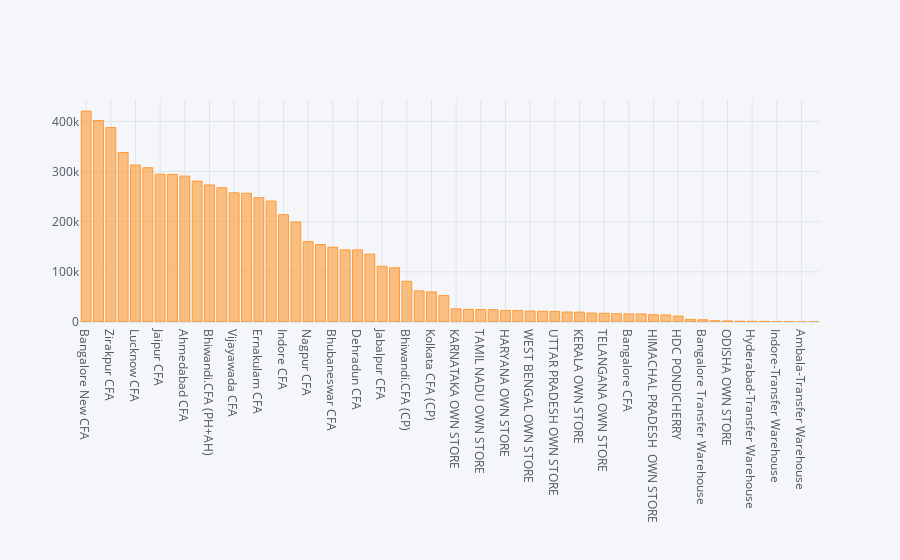

Notebook code for this chart:
### Code cell
df['PlantCode'].nunique()
plt.figure
df['PlantCode'].value_counts().iplot(kind = 'bar')

### Figure 1 — Plotly figure (JSON) as saved in the notebook; plotly's stock layout.template omitted (floating-point values rounded to 4 significant figures)
{"data": [{"marker": {"color": "rgba(255, 153, 51, 0.6)", "line": {"color": "rgba(255, 153, 51, 1.0)", "width": 1}}, "name": "PlantCode", "orientation": "v", "text": "", "type": "bar", "x": ["Bangalore New CFA", "Delhi CFA", "Zirakpur CFA", "Madurai CFA", "Lucknow CFA", "Chennai - CFA", "Jaipur CFA", "Ghaziabad CFA", "Ahmedabad CFA", "Hyderabad - CFA", "Bhiwandi.CFA (PH+AH)", "Pune CFA (PH+AH)", "Vijayawada CFA", "Kolkata CFA (PH+AH)", "Ernakulam CFA", "Patna CFA", "Indore CFA", "Guwahati CFA", "Nagpur CFA", "Raipur CFA", "Bhubaneswar CFA", "Hubli CFA", "Dehradun CFA", "Ranchi CFA", "Jabalpur CFA", "Siliguri CFA", "Bhiwandi.CFA (CP)", "Pune CFA (CP)", "Kolkata CFA (CP)", "GOA CFA", "KARNATAKA OWN STORE", "MAHARASHTRA OWN STORE", "TAMIL NADU OWN STORE", "DELHI OWN STORE", "HARYANA OWN STORE", "PUNJAB OWN STORE", "WEST BENGAL OWN STORE", "GUJARAT OWN STORE", "UTTAR PRADESH OWN STORE", "MADHYA PRADESH OWN STORE", "KERALA OWN STORE", "RAJASTHAN OWN STORE", "TELANGANA OWN STORE", "ANDHRA PRADESH OWN STORE", "Bangalore CFA", "CHANDIGARH  OWN STORE", "HIMACHAL PRADESH  OWN STORE", "UTTARAKHAND OWN STORE", "HDC PONDICHERRY", "GOA OWN STORE", "Bangalore Transfer Warehouse", "ASSAM OWN STORE", "ODISHA OWN STORE", "Ghaziabad-Transfer Warehouse", "Hyderabad-Transfer Warehouse", "Jharkhand Own Store", "Indore-Transfer Warehouse", "BIHAR OWN STORE", "Ambala-Transfer Warehouse", "Kolkata-Transfer Warehouse"], "y": [420454, 401805, 387585, 337835, 312960, 307616, 294701, 294165, 290799, 280891, 273260, 267697, 257514, 256687, 247889, 241124, 213898, 199338, 160134, 154401, 149114, 143881, 143650, 135279, 111154, 108027, 81230, 61972, 60009, 52938, 26237, 25128, 24808, 24484, 23020, 22896, 21912, 21379, 21281, 19873, 19727, 17858, 17367, 16600, 16070, 16059, 14536, 14097, 11675, 5205, 4471, 2499, 2115, 1445, 1413, 1295, 696, 555, 141, 3]}], "layout": {"legend": {"bgcolor": "#F5F6F9", "font": {"color": "#4D5663"}}, "paper_bgcolor": "#F5F6F9", "plot_bgcolor": "#F5F6F9", "title": {"font": {"color": "#4D5663"}}, "xaxis": {"gridcolor": "#E1E5ED", "showgrid": true, "tickfont": {"color": "#4D5663"}, "title": {"font": {"color": "#4D5663"}, "text": ""}, "zerolinecolor": "#E1E5ED"}, "yaxis": {"gridcolor": "#E1E5ED", "showgrid": true, "tickfont": {"color": "#4D5663"}, "title": {"font": {"color": "#4D5663"}, "text": ""}, "zerolinecolor": "#E1E5ED"}}}
